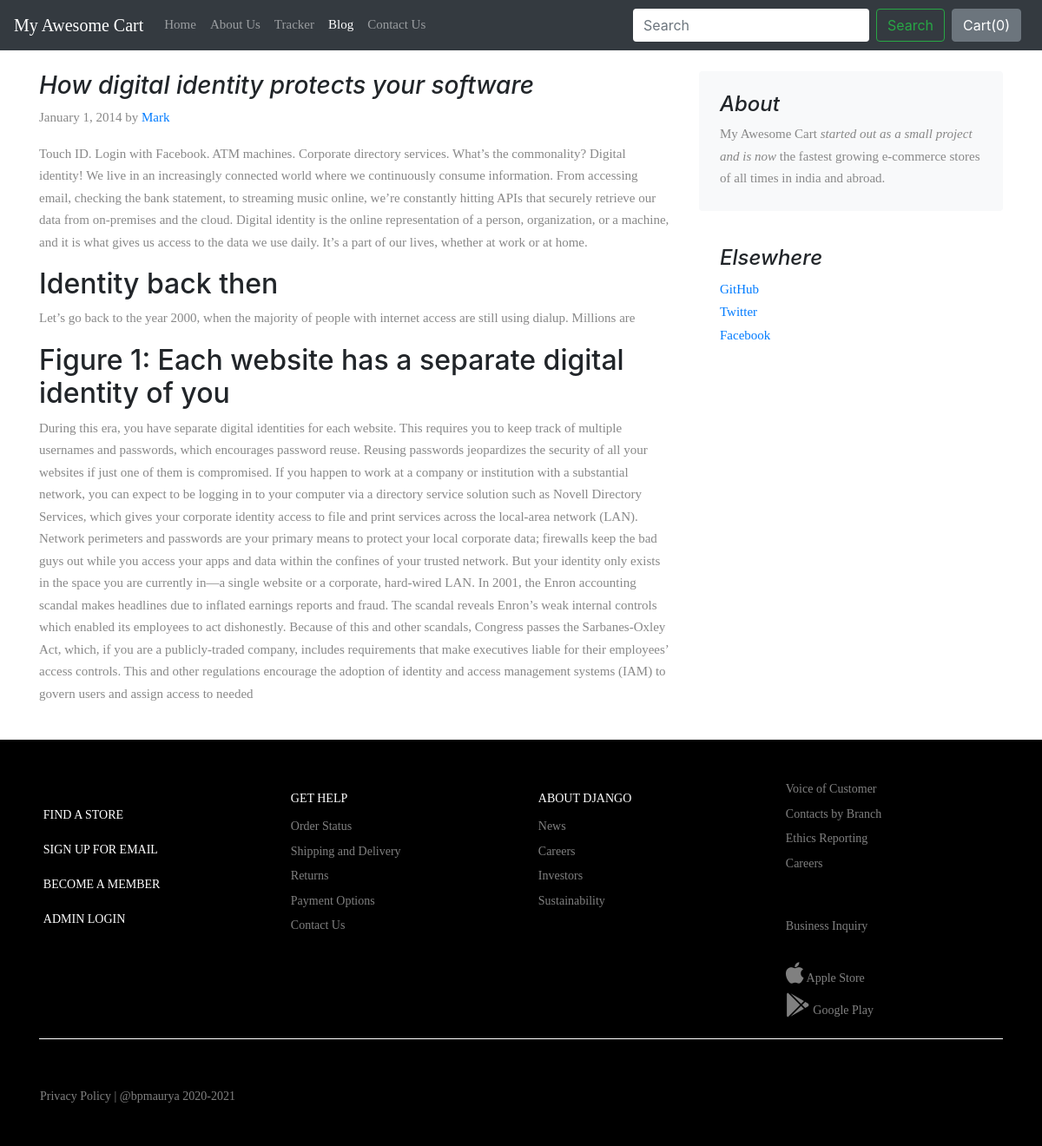
The page /blog/blogpost/1 on the database its author committed.
### blog/models.py (models this page shows)
class Blogpost(models.Model):
    post_id = models.AutoField(primary_key=True)
    title = models.CharField(max_length=50)
    head0 = models.CharField(max_length=500, default="")
    chead0 = models.CharField(max_length=5000, default="")
    head1 = models.CharField(max_length=500, default="")
    chead1 = models.CharField(max_length=5000, default="")
    head2 = models.CharField(max_length=500, default="")
    chead2 = models.CharField(max_length=5000, default="")
    pub_date = models.DateField()
    thumbnail = models.ImageField(upload_to='shop/images', default="")
    def __str__(self):
        return self.title

### blog/views.py (the view)
# urls.py: path("blogpost/<int:id>", views.blogpost, name="blogHome")
def blogpost(request ,id):
    post = Blogpost.objects.filter(post_id=id)[0]
    print(post)
    return render(request, 'blog/blogpost.html',
                  {'post':post})

### blog/templates/blog/blogpost.html (shortened to what this page needs)
{% extends 'blog/basic.html' %}
{% block body %}
<div class="container">
    <div class="row mt-4">
        <div class="col-md-8 blog-main">
            <h3 class="font-italic">
                {{post.title}}
            </h3>
            <div class="blog-post">
                <p class="blog-post-meta">January 1, 2014 by <a href="#">Mark</a></p>
                <p>{{post.chead0}}</p>
                <h2>{{post.head1}}</h2>
                <p>{{post.chead1}}</p>
                <h2>{{post.head2}}</h2>
                <p>{{post.chead2}}</p>
            </div>
        </div>
        <aside class="col-md-4 blog-sidebar">
            <div class="p-4 mb-3 bg-light rounded">
                <h4 class="font-italic">About</h4>
                <p class="mb-0">My Awesome Cart <em>started out as a small project and is now</em> the fastest growing e-commerce stores of all times in india and abroad.</p>
            </div>
            <div class="p-4">
                <h4 class="font-italic">Elsewhere</h4>
                <ol class="list-unstyled">
                    <li><a href="#">GitHub</a></li>
                    <li><a href="#">Twitter</a></li>
                    <li><a href="#">Facebook</a></li>
                </ol>
            </div>
        </aside>
    </div>
</div>
{% endblock %}

### static_in_env/css/main.css (style rules this page uses)
* { margin: 0px; padding: 0px; box-sizing: border-box; }
body, html { height: 100%; font-family: Montserrat-Regular, sans-serif; font-weight: 400; }
a { font-family: Montserrat-Regular; font-weight: 400; font-size: 15px; line-height: 1.7; color: #666666; margin: 0px; transition: all 0.4s; -webkit-transition: all 0.4s; -o-transition: all 0.4s; -moz-transition: all 0.4s; }
h1,h2,h3,h4,h5,h6 { margin: 0px; }
p { font-family: Montserrat-Regular; font-size: 15px; line-height: 1.7; color: #888888; margin: 0px; }
ul, li { margin: 0px; list-style-type: none; }
.container { max-width: 1200px; }
body { padding-right: 0px !important; }

### rows shown on the page
Blogpost: title "How digital identity protects your software", chead0 "Touch ID. Login with Facebook. ATM machines. Corporate directory services. What’s the commonality? Digital identity! We live in an increasingly connected world where we continuously consume information. From accessing email, checking the bank statement, to streaming music online, we’re constantly hitting APIs that securely retrieve our data from on-premises and the cloud. Digital identity is the online representation of a person, organization, or a machine, and it is what gives us access to the data we use daily. It’s a part of our lives, whether at work or at home.", head1 "Identity back then", chead1 "Let’s go back to the year 2000, when the majority of people with internet access are still using dialup. Millions are", head2 "Figure 1: Each website has a separate digital identity of you", chead2 "During this era, you have separate digital identities for each website. This requires you to keep track of multiple usernames and passwords, which encourages password reuse. Reusing passwords jeopardizes the security of all your websites if just one of them is compromised. If you happen to work at a company or institution with a substantial network, you can expect to be logging in to your computer via a directory service solution such as Novell Directory Services, which gives your corporate identity access to file and print services across the local-area network (LAN). Network perimeters and passwords are your primary means to protect your local corporate data; firewalls keep the bad guys…"
